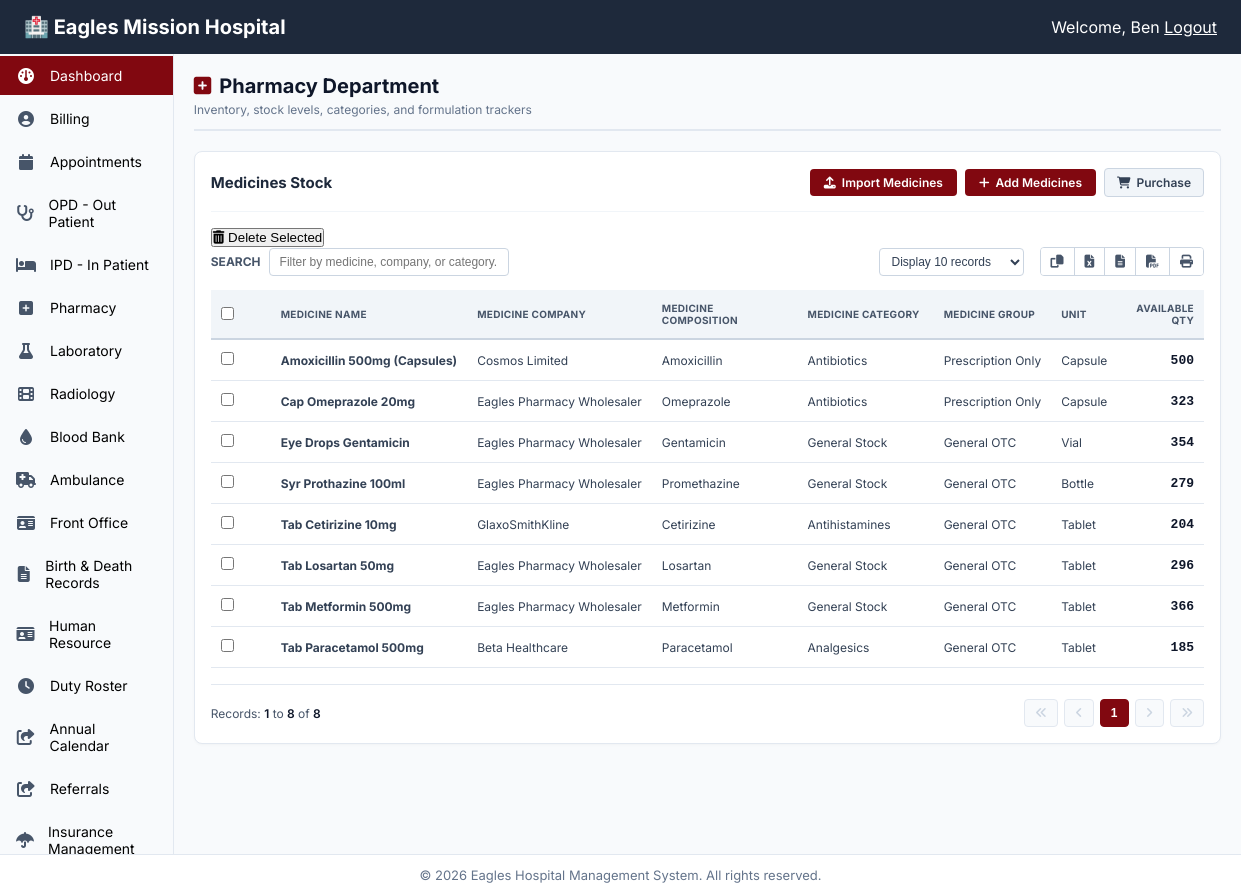
Page /pharmacy/medicines/ (signed in) on the earlier database version.
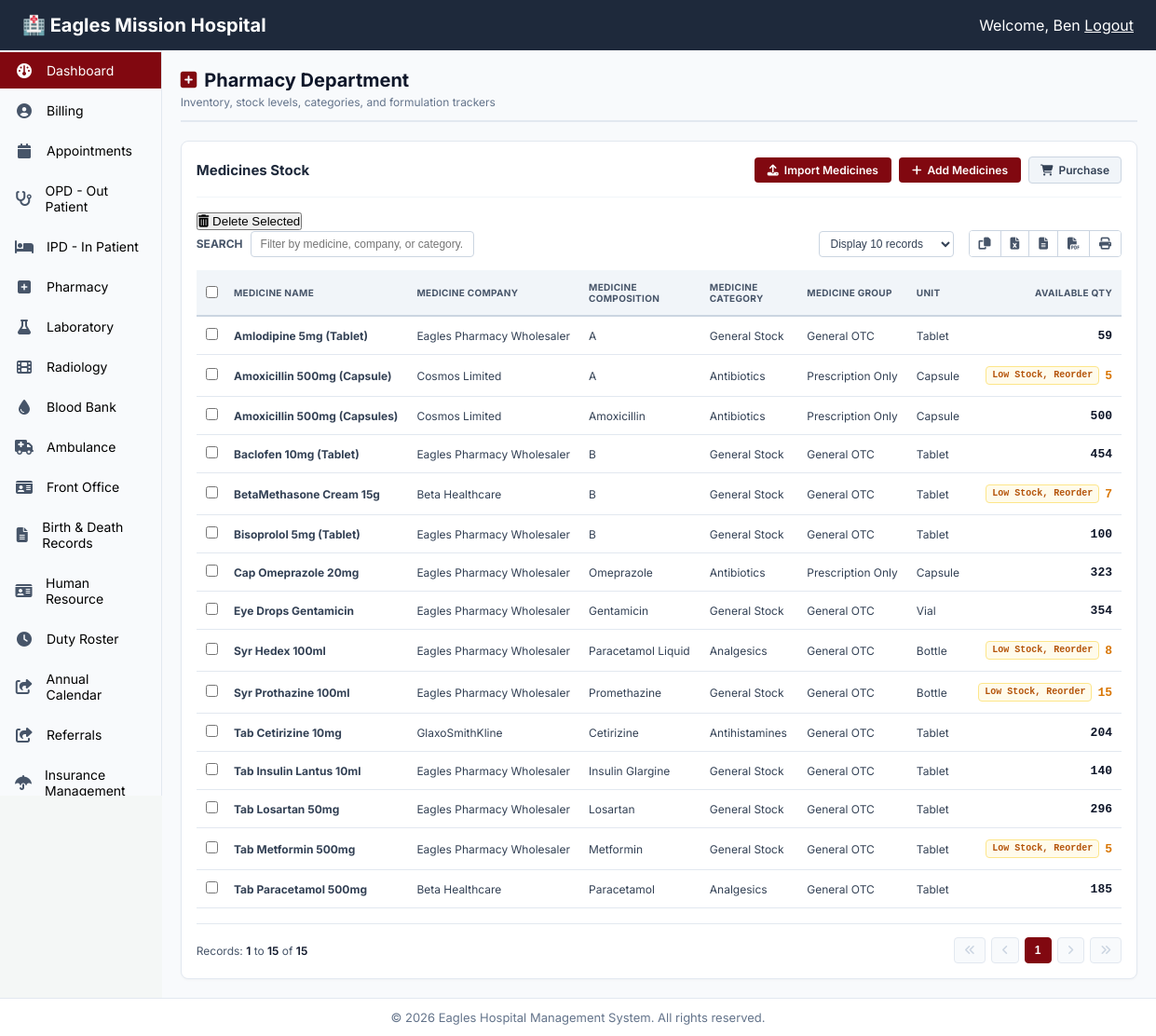
Same page on the later database version.
### pharmacy/models.py (models this page shows, shortened)
class Stock(models.Model):
    item_name = models.CharField(max_length=200, unique=True, db_index=True) # e.g., "Amoxicillin 500mg"
    generic_name = models.CharField(max_length=200, blank=True, null=True)
    batch_number = models.CharField(max_length=100, blank=True, null=True)
    quantity_in_stock = models.PositiveIntegerField(default=0)
    reorder_level = models.PositiveIntegerField(default=10, help_text="Alert threshold to restock item")
    buying_price = models.DecimalField(max_digits=10, decimal_places=2, help_text="Cost price per unit")
    selling_price = models.DecimalField(max_digits=10, decimal_places=2, help_text="Retail billing charge per unit")
    expiry_date = models.DateField(db_index=True)
    created_at = models.DateTimeField(auto_now_add=True)
    updated_at = models.DateTimeField(auto_now=True)
    @property
    def needs_restock(self):
        return self.quantity_in_stock <= self.reorder_level
    @property
    def is_out_of_stock(self):
        return self.quantity_in_stock <= 0
    @property
    def company_name(self):
        name_lower = self.item_name.lower()
        if "beta" in name_lower or "paracetamol" in name_lower:
            return "Beta Healthcare"
        elif "cosmos" in name_lower or "amoxicillin" in name_lower:
            return "Cosmos Limited"
        elif "gsk" in name_lower or "cetirizine" in name_lower or "glaxo" in name_lower:
            return "GlaxoSmithKline"
        return "Eagles Pharmacy Wholesaler"
    @property
    def category(self):
        name_lower = self.item_name.lower()
        if "amox" in name_lower or "cap" in name_lower:
            return "Antibiotics"
        elif "para" in name_lower or "hedex" in name_lower:
            return "Analgesics"
        elif "cetirizine" in name_lower:
            return "Antihistamines"
        return "General Stock"
    @property
    def group(self):
        if self.category == "Antibiotics":
            return "Prescription Only"
        return "General OTC"
    @property
    def unit_type(self):
        name_lower = self.item_name.lower()
        if "syr" in name_lower or "susp" in name_lower or "liquid" in name_lower:
            return "Bottle"
        elif "cap" in name_lower:
            return "Capsule"
        elif "drops" in name_lower:
            return "Vial"
        return "Tablet"

### pharmacy/views.py (the view)
# urls.py: path('medicines/', views.pharmacy_medicines_view, name='pharmacymedicines'),
@login_required
def pharmacy_medicines_view(request):
    medicines = Stock.objects.all().order_by('item_name')
    return render(request, 'pharmacy/pharmacymedicines.html', {'medicines': medicines})

### pharmacy/templates/pharmacy/pharmacymedicines.html (shortened to what this page needs)
{% extends "base.html" %}
{% block content %}
<div class="pharmacy-container-layout">
  <div class="pharmacy-panel-header">
    <div class="panel-title-group">
      <h1><i class="fa fa-plus-square"></i> Pharmacy Department</h1>
      <p class="panel-subtitle">Inventory, stock levels, categories, and formulation trackers</p>
    </div>
  </div>
  <div class="pharmacy-billing-section">
    <div class="ledger-action-row">
      <h2>Medicines Stock</h2>
      <div class="ledger-btn-group">
        <a href="{% url 'pharmacy:importmedicines' %}" class="btn-hms-primary">
          <i class="fa fa-upload"></i> Import Medicines
        </a>
        <a href="{% url 'pharmacy:addmedicine' %}" class="btn-hms-primary">
          <i class="fa fa-plus"></i> Add Medicines
        </a>
        <a href="{% url 'pharmacy:purchasemedicines' %}" class="btn-hms-secondary">
          <i class="fa fa-shopping-cart"></i> Purchase
        </a>
      </div>
    </div>
    <div class="bulk-actions-toolbar">
      <button type="button" id="deleteSelectedBtn" class="btn-hms-danger" title="Permanently drop selected ledger data rows">
        <i class="fa fa-trash-o"></i> Delete Selected
      </button>
    </div>
    <div class="ledger-utility-row">
      <div class="search-wrapper-block">
        <label for="ledgerSearch">Search</label>
        <input type="text" id="ledgerSearch" class="search-input-field" placeholder="Filter by medicine, company, or category...">
      </div>
      <div class="export-pagination-group">
        <select class="entries-dropdown-select" aria-label="Records display pagination configuration">
          <option value="10">Display 10 records</option>
        </select>
        <div class="export-icon-buttons-container">
          <button type="button" class="btn-export-icon" title="Copy Table Data"><i class="fa fa-copy"></i></button>
          <button type="button" class="btn-export-icon" title="Export to Excel"><i class="fa fa-file-excel-o"></i></button>
          <button type="button" class="btn-export-icon" title="Export to CSV"><i class="fa fa-file-text-o"></i></button>
          <button type="button" class="btn-export-icon" title="Export to PDF"><i class="fa fa-file-pdf-o"></i></button>
          <button type="button" class="btn-export-icon" title="Print Table"><i class="fa fa-print"></i></button>
        </div>
      </div>
    </div>
    <div class="table-fixed-container">
      <table class="hms-table hms-billing-log-table">
        <thead>
          <tr>
            <th><input type="checkbox" id="selectAllLedgers"></th>
            <th>Medicine Name</th>
            <th>Medicine Company</th>
            <th>Medicine Composition</th>
            <th>Medicine Category</th>
            <th>Medicine Group</th>
            <th>Unit</th>
            <th class="text-right">Available Qty</th>
          </tr>
        </thead>
        <tbody>
          {% for medicine in medicines %}
          <tr>
            <td class="checkbox-fit-cell"><input type="checkbox" class="ledger-checkbox" value="MED-{{ medicine.id }}"></td>
            <td><strong>{{ medicine.item_name }}</strong></td>
            <td>{{ medicine.company_name }}</td>
            <td>{{ medicine.generic_name|default:"—" }}</td>
            <td>{{ medicine.category }}</td>
            <td>{{ medicine.group }}</td>
            <td>{{ medicine.unit_type }}</td>
            <td class="text-right qty-bold balance-cell">
              <div class="stock-level-display">
                {% if medicine.is_out_of_stock %}
                  <span class="badge-status-alert status-reorder-critical">Out of Stock, Reorder</span>
                  <span class="qty-count-zero">0</span>
                {% elif medicine.needs_restock %}
                  <span class="badge-status-alert status-reorder">Low Stock, Reorder</span>
                  <span class="qty-count-warning">{{ medicine.quantity_in_stock }}</span>
                {% else %}
                  <span class="qty-count-optimal">{{ medicine.quantity_in_stock }}</span>
                {% endif %}
              </div>
            </td>
          </tr>
          {% empty %}
          <tr>
            <td colspan="8" class="empty-table-placeholder">
              No medicine inventory stock logs located in the database room sheets.
            </td>
          </tr>
          {% endfor %}
        </tbody>
      </table>
    </div>
    <div class="ledger-pagination-row">
      <div class="pagination-counter-info">
        Records: <strong>1</strong> to <strong>{{ medicines.count }}</strong> of <strong>{{ medicines.count }}</strong>
      </div>
      <div class="pagination-nav-controls">
        <button type="button" class="btn-page-nav" title="First Page" disabled><i class="fa fa-angle-double-left"></i></button>
        <button type="button" class="btn-page-nav" title="Previous Page" disabled><i class="fa fa-angle-left"></i></button>
        <div class="page-numeric-links">
          <button type="button" class="btn-page-num active-page">1</button>
        </div>
        <button type="button" class="btn-page-nav" title="Next Page" disabled><i class="fa fa-angle-right"></i></button>
        <button type="button" class="btn-page-nav" title="Last Page" disabled><i class="fa fa-angle-double-right"></i></button>
      </div>
    </div>
  </div>
</div>
{% endblock %}

### templates/base.html (shortened to what this page needs)
{% load static %}
<!DOCTYPE html>
<html lang="en">
<head>
    <link rel="stylesheet" href="https://cdnjs.cloudflare.com/ajax/libs/font-awesome/4.7.0/css/font-awesome.min.css">
    <link rel="stylesheet" href="https://cdnjs.cloudflare.com/ajax/libs/font-awesome/6.4.0/css/all.min.css">
    <link rel="stylesheet" href="{% static 'css/styles.css' %}">
</head>
<body>
    <div class="grid">
        <div class="header">
            <div class="logo">
                <a href="" style="color: white; text-decoration: none; font-size: 20px; font-weight: bold;">🏥 Eagles Mission Hospital</a>
            </div>
            {% if request.user.is_authenticated %}
                <div class="user-info">
                    <span>Welcome, {{ request.user.first_name|default:request.user.username }}</span>
                    <a href="{% url 'accounts:logout' %}" style="color: white;">Logout</a>
                </div>
            {% endif %}
        </div>
        {% include "sidebar.html" %}
        <main class="content">
            {% block content %}
            {% endblock %}
        </main>
        <div class="footer">
            &copy; {% now "Y" %} Eagles Hospital Management System. All rights reserved.
        </div>
    </div>
</body>
</html>

### templates/sidebar.html (shortened to what this page needs)
<div class="sidebar">
    <ul class="sidebar-menu">
        <li>
            <a href="{% url 'dashboard:home' %}" class="active">
                <i class="fa fa-dashboard"></i> <span>Dashboard</span>
            </a>
        </li>
        <li>
            <a href="{% url 'billing:billing_home' %}">
                <i class="fa fa-user-circle"></i> <span>Billing</span>
            </a>
        </li>
        <li>
            <a href="{% url 'appointments:appointments_home' %}">
                <i class="fa fa-calendar"></i> <span>Appointments</span>
            </a>
        </li>
        <li>
            <a href="{% url 'opd:opd_home' %}">
                <i class="fa fa-stethoscope"></i> <span>OPD - Out Patient</span>
            </a>
        </li>
        <li>
            <a href="{% url 'ipd:ipd_home' %}">
                <i class="fa fa-bed"></i> <span>IPD - In Patient</span>
            </a>
        </li>
        <li class="{% if request.resolver_match.app_name == 'pharmacy' %}active{% endif %}">
            <a href="{% url 'pharmacy:pharmacy_home' %}">
                <i class="fa fa-plus-square"></i> <span>Pharmacy</span>
            </a>
        </li>
        <li>
            <a href="{% url 'laboratory:laboratory_home' %}">
                <i class="fa fa-flask"></i> <span>Laboratory</span>
            </a>
        </li>
        <li>
            <a href="{% url 'radiology:radiology_home' %}">
                <i class="fa fa-film"></i> <span>Radiology</span>
            </a>
        </li>
        <li>
            <a href="">
                <i class="fa fa-tint"></i> <span>Blood Bank</span>
            </a>
        </li>
        <li>
            <a href="">
                <i class="fa fa-ambulance"></i> <span>Ambulance</span>
            </a>
        </li>
        <li>
            <a href="">
                <i class="fa fa-id-card"></i> <span>Front Office</span>
            </a>
        </li>
        <li>
            <a href="">
                <i class="fa fa-file-text-o"></i> <span>Birth &amp; Death Records</span>
            </a>
        </li>
        <li>
            <a href="">
                <i class="fa fa-id-card"></i> <span>Human Resource</span>
            </a>
        </li>
        <li>
            <a href="">
                <i class="fa fa-clock-o"></i> <span>Duty Roster</span>
            </a>
        </li>
        <li>
            <a href="">
                <i class="fa fa-share-square-o"></i> <span>Annual Calendar</span>
            </a>
        </li>
        <li>
            <a href="">
                <i class="fa fa-share-square-o"></i> <span>Referrals</span>
            </a>
        </li>
        <li>
            <a href="">
                <i class="fa fa-umbrella"></i> <span>Insurance Management</span>
            </a>
        </li>
    </ul>
</div>

Differences in the rows shown:
added Stock: item_name "Amlodipine 5mg (Tablet)", company_name "Eagles Pharmacy Wholesaler", generic_name "A", category "General Stock", group "General OTC", unit_type "Tablet", quantity_in_stock "59"
added Stock: item_name "Amoxicillin 500mg (Capsule)", company_name "Cosmos Limited", generic_name "A", category "Antibiotics", group "Prescription Only", unit_type "Capsule", quantity_in_stock "5"
added Stock: item_name "Baclofen 10mg (Tablet)", company_name "Eagles Pharmacy Wholesaler", generic_name "B", category "General Stock", group "General OTC", unit_type "Tablet", quantity_in_stock "454"
added Stock: item_name "BetaMethasone Cream 15g", company_name "Beta Healthcare", generic_name "B", category "General Stock", group "General OTC", unit_type "Tablet", quantity_in_stock "7"
added Stock: item_name "Bisoprolol 5mg (Tablet)", company_name "Eagles Pharmacy Wholesaler", generic_name "B", category "General Stock", group "General OTC", unit_type "Tablet", quantity_in_stock "100"
added Stock: item_name "Syr Hedex 100ml", company_name "Eagles Pharmacy Wholesaler", generic_name "Paracetamol Liquid", category "Analgesics", group "General OTC", unit_type "Bottle", quantity_in_stock "8"
changed Stock "Syr Prothazine 100ml": quantity_in_stock "279" → "15"
added Stock: item_name "Tab Insulin Lantus 10ml", company_name "Eagles Pharmacy Wholesaler", generic_name "Insulin Glargine", category "General Stock", group "General OTC", unit_type "Tablet", quantity_in_stock "140"
changed Stock "Tab Metformin 500mg": quantity_in_stock "366" → "5"
Other differences:
{{ medicines.count }}: "8" → "15"
